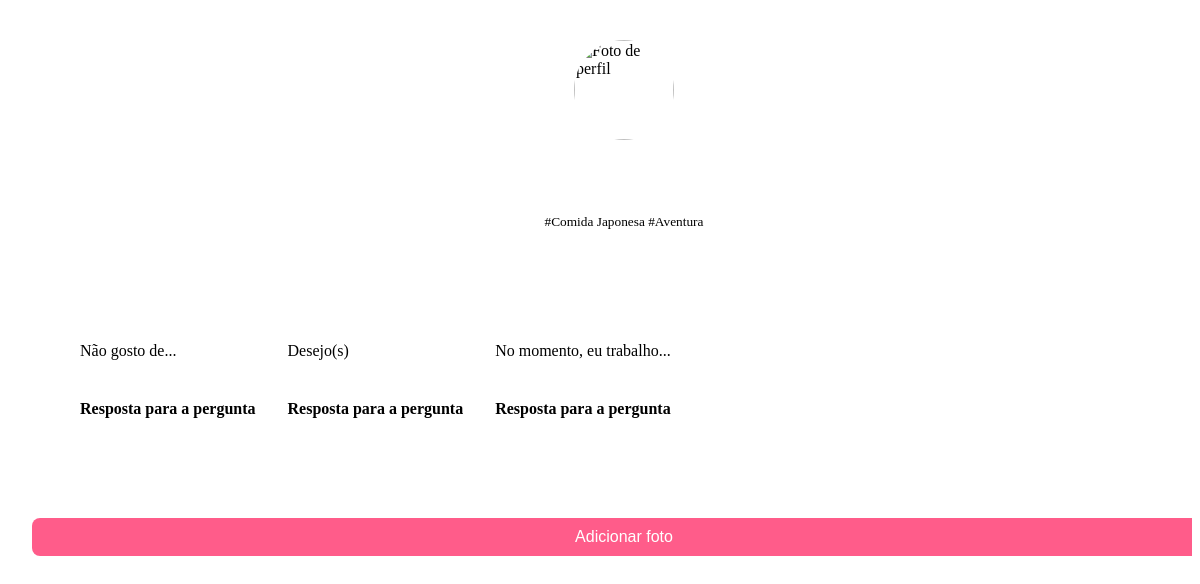
/pages/profile-page/profile.php (signed in), run on the app's committed database.
### tables this page shows
CREATE TABLE `tbusuario_responde_pergunta` (
  `idUsuario` int(11) NOT NULL,
  `idPergunta` int(11) NOT NULL,
  `respostaUsuario` text NOT NULL
);

CREATE TABLE `tbperguntas` (
  `idPergunta` int(11) NOT NULL,
  `tituloPergunta` varchar(100) NOT NULL
);

### pages/profile-page/profile.php (the view, shortened to what this page needs)
<?php
include("../../database/conection.php");
if (!isset($_SESSION["idUsuario"])) {
    echo "Ops, algo deu errado";
} else {
    $idUsuario = $_SESSION["idUsuario"];
    $sql = "
    SELECT
        tbusuarios.*,
        tbhashtags.tituloHashtag
    FROM
        tbusuarios
    LEFT JOIN
        tbhashtags
    ON
        tbusuarios.idUsuario = tbhashtags.idUsuario
    WHERE
        tbusuarios.idUsuario = $idUsuario;
";
    $result = mysqli_query($conection, $sql);
    $userData = null;
    $hashtags = [];
    while ($row = mysqli_fetch_assoc($result)) {
        if (!$userData) {
            $userData = [
                'fotoPerfilUsuario' => $row['fotoPerfilUsuario'],
                'nomeUsuario' => $row['nomeUsuario'],
                'bioUsuario' => $row['bioUsuario']
            ];
        }
        if (!empty($row['tituloHashtag'])) {
            $hashtags[] = $row['tituloHashtag'];
        }
    }
}
?>
<link rel="stylesheet" href="./pages/profile-page/profile.css">
<div class="profile-content">
    <div class="profile-header">
        <img src="./database/users/<?= $userData["fotoPerfilUsuario"] ?>" alt="Foto de perfil" class="profile-photo">
        <div class="profile-info">
            <div class="tags">
                <?php
                if (!empty($hashtags)) {
                    foreach ($hashtags as $hashtag) {
                        echo "<small>#$hashtag </small>";
                    }
                } else {
                    echo "Sem hashtags.";
                }
                ?>
            </div>
        </div>
    </div>
    <div class="profile-details">
        <div class="swiper">
            <div class="swiper-wrapper">
                <?php
                $sql = "SELECT idPergunta, respostaUsuario FROM tbusuario_responde_pergunta WHERE idUsuario = $idUsuario";
                $result = mysqli_query($conection, $sql);
                if (mysqli_num_rows($result) > 0) {
                    while ($row = mysqli_fetch_assoc($result)) {
                        $sql = "SELECT tituloPergunta FROM tbperguntas WHERE idPergunta = " . $row['idPergunta'];
                        $question = mysqli_query($conection, $sql);
                        $data = mysqli_fetch_assoc($question);
                        echo "<div class='swiper-slide'><p>" . $data["tituloPergunta"] . "</p>";
                        echo "<p class='answer'>" . $row["respostaUsuario"] . "</p></div>";
                    }
                }
                ?>
            </div>
        </div>
    </div>
    <div class="photo-gallery">
        <div class="buttons-container">
            <button id="btn-open-photo-modal" class="add-photo"><i class="bi bi-camera-fill"></i> Adicionar foto</button>
        </div>
    </div>
</div>

### pages/profile-page/profile.css (style rules this page uses)
.profile-content { width: 100%; display: flex; flex-direction: column; align-items: flex-start; justify-content: flex-start; gap: 1rem; overflow-y: scroll; overflow-x: hidden; }
.profile-header { width: 100%; display: flex; justify-content: center; align-items: center; flex-direction: column; gap: 1rem; padding: 2rem; padding-inline: 1.5rem; }
.profile-photo { width: 100px; height: 100px; border-radius: 50%; object-fit: cover; }
.profile-info { display: flex; align-items: center; flex-direction: column; gap: 0.5rem; flex: 1; }
.profile-details { width: 100%; padding-inline: 1.5rem; display: flex; align-items: flex-start; z-index: 1; }
.photo-gallery { display: flex; flex-direction: column; gap: 1rem; width: 100%; padding-inline: 1.5rem; padding-bottom: 1.5rem; }
.buttons-container { width: 100%; display: flex; flex-direction: row; gap: 0.5rem; }
.add-photo { width: 100%; background-color: #ff5c8a; text-align: center; color: white; border: none; padding: 10px 20px; font-size: 16px; border-radius: 8px; cursor: pointer; }
.swiper { width: 100%; padding: 2rem; min-height: 10rem; }
.swiper-wrapper { display: flex; }
.swiper-slide { display: flex; flex-direction: column; align-items: flex-start; justify-content: flex-start; gap: 0.5rem; padding: 1rem; border: 1px solid var(--gray-400); border-radius: 8px; background-color: var(--gray-100); }
.answer { color: var(--carmin); font-weight: 600; }

### data on the page
tbusuario_responde_pergunta: idPergunta.tituloPergunta "Não gosto de...", respostaUsuario "Resposta para a pergunta"
tbusuario_responde_pergunta: idPergunta.tituloPergunta "Desejo(s)", respostaUsuario "Resposta para a pergunta"
tbusuario_responde_pergunta: idPergunta.tituloPergunta "No momento, eu trabalho...", respostaUsuario "Resposta para a pergunta"

### other printed values
$hashtag "Comida Japonesa"
$hashtag "Aventura"
